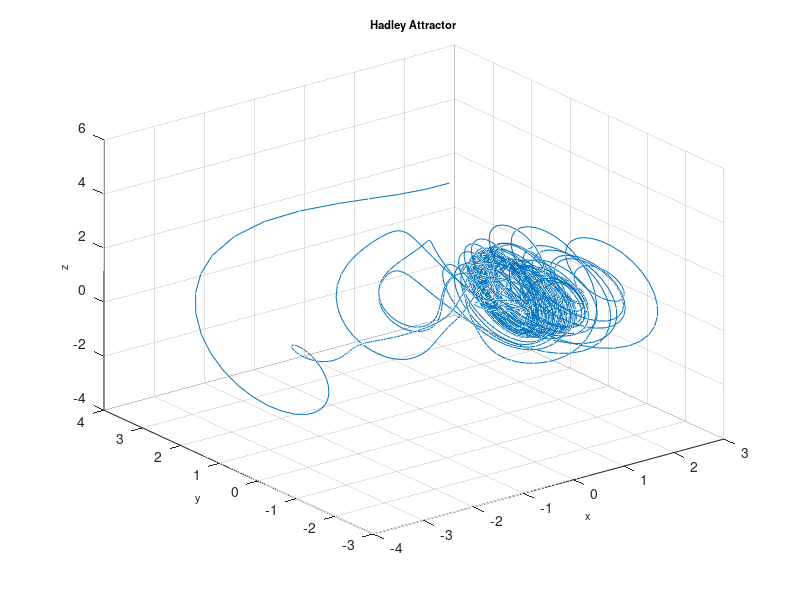

This figure's MATLAB source:
function Hadley
%==========================================================================
% Matlab program to plot a phase portrait of the 3D chaotic system
%==========================================================================
clear
clc
clf
%==================== Parameters ==========================================
a = 0.2; b=4; c=8; d=1;
%===================== Initial conditions =================================
initial=[-0.1, 0.1, 5]; 
% =============== Solves ODEs =============================================
deq1=@(t,x) [-x(2)^2-x(3)^2-a*x(1)+a*c; x(1)*x(2)-b*x(1)*x(3)-x(2)+d;...
    b*x(1)*x(2)+x(1)*x(3)-x(3)];
[~,sol] = ode45(deq1,[0, 1000],initial);
%============= Runs simulation ============================================
    plot3(sol(:,1),sol(:,2),sol(:,3)),grid
    title('Hadley Attractor','fontsize',8)
    xlabel('x','fontsize',8)
    ylabel('y','fontsize',8)
    zlabel('z','fontsize',8)
%================= End of program =========================================